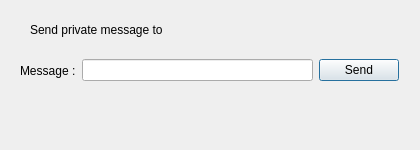
<?xml version="1.0" encoding="UTF-8"?>
<ui version="4.0">
 <class>PrivateChat</class>
 <widget class="QDialog" name="PrivateChat">
  <property name="windowModality">
   <enum>Qt::WindowModal</enum>
  </property>
  <property name="geometry">
   <rect>
    <x>0</x>
    <y>0</y>
    <width>420</width>
    <height>150</height>
   </rect>
  </property>
  <property name="sizePolicy">
   <sizepolicy hsizetype="Preferred" vsizetype="Preferred">
    <horstretch>100</horstretch>
    <verstretch>100</verstretch>
   </sizepolicy>
  </property>
  <property name="minimumSize">
   <size>
    <width>420</width>
    <height>150</height>
   </size>
  </property>
  <property name="maximumSize">
   <size>
    <width>420</width>
    <height>150</height>
   </size>
  </property>
  <property name="baseSize">
   <size>
    <width>420</width>
    <height>150</height>
   </size>
  </property>
  <property name="windowTitle">
   <string>Dialog</string>
  </property>
  <widget class="QWidget" name="">
   <property name="geometry">
    <rect>
     <x>20</x>
     <y>50</y>
     <width>379</width>
     <height>41</height>
    </rect>
   </property>
   <layout class="QHBoxLayout" name="horizontalLayout">
    <item>
     <widget class="QLabel" name="text_message">
      <property name="text">
       <string>Message :</string>
      </property>
     </widget>
    </item>
    <item>
     <widget class="QLineEdit" name="messageLineEdit"/>
    </item>
    <item>
     <widget class="QPushButton" name="sendButton">
      <property name="text">
       <string>Send</string>
      </property>
     </widget>
    </item>
   </layout>
  </widget>
  <widget class="QLabel" name="text_send">
   <property name="geometry">
    <rect>
     <x>30</x>
     <y>20</y>
     <width>361</width>
     <height>20</height>
    </rect>
   </property>
   <property name="text">
    <string>Send private message to </string>
   </property>
  </widget>
 </widget>
 <resources/>
 <connections/>
</ui>
